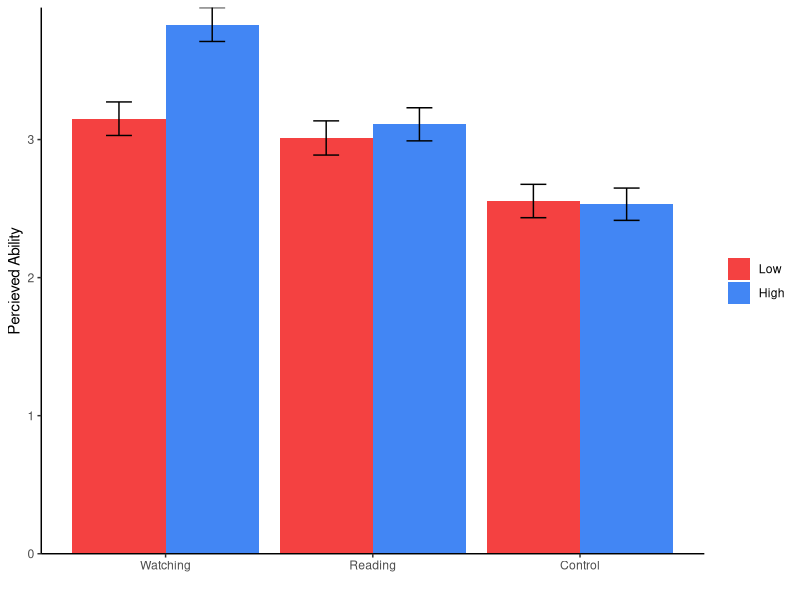
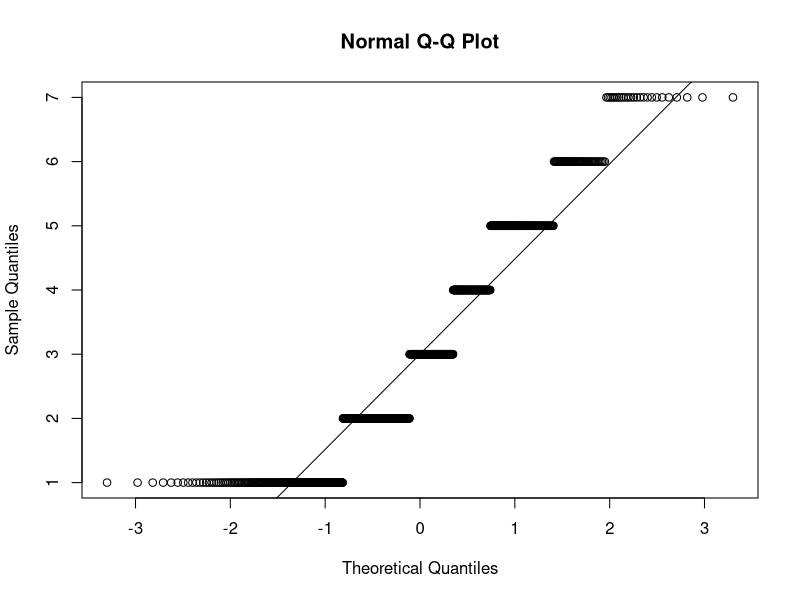

Source code (R) for these figures, in order:
## ---- chunk 1
setwd("/Users/rachel/Box\ Sync/R\ Coursework/Class13/")

Example.Data<-read.csv("Raw Data for R.csv")

Example.Data$Amount<-factor(Example.Data$AmtOfInfo,
                            levels = c(1,2),
                            labels = c("Low", "High"))

Example.Data$Type<-factor(Example.Data$TypeOfInfo,
                          levels = c(1,2,3),
                          labels = c("Watching", "Reading", "Control"))

Example.Data
## ---- chunk 2
library(dplyr)
Means.Table<-Example.Data %>%
  group_by(Amount,Type) %>%
  summarise(N=n(),
            Means=mean(Perceived_Ability),
            SS=sum((Perceived_Ability-Means)^2),
            SD=sd(Perceived_Ability),
            SEM=SD/N^.5)
knitr::kable(Means.Table, digits = 2) 
# Note remember knitr::kable makes it pretty, but you can just call `Means.Table`
## ---- chunk 3
library(ggplot2)

Plot.1<-ggplot(Means.Table, aes(x = Type, y = Means, group=Amount))+
  geom_col(aes(group=Amount, fill=Amount), position=position_dodge(width=0.9))+
  scale_y_continuous(expand = c(0, 0))+ # Forces plot to start at zero
  geom_errorbar(aes(ymax = Means + SEM, ymin= Means - SEM), 
                position=position_dodge(width=0.9), width=0.25)+ #dodge separates the columns into groups
  scale_fill_manual(values=c("#f44141","#4286f4"))+
  xlab('')+
  ylab('Percieved Ability')+
  theme_bw()+
  theme(panel.grid.major=element_blank(),
        panel.grid.minor=element_blank(),
        panel.border=element_blank(),
        axis.line=element_line(), #this makes the box outline open on top
        legend.title=element_blank())
Plot.1
## ---- chunk 4
library(car)
leveneTest(Perceived_Ability ~ Amount*Type, data = Example.Data) 
## ---- chunk 5
qqnorm(Example.Data$Perceived_Ability)
qqline(Example.Data$Perceived_Ability)
## ---- chunk 6
shapiro.test(Example.Data$Perceived_Ability)
## ---- chunk 7
library(afex)

Nice.JA.Table<-aov_car(Perceived_Ability~Amount*Type + Error(p_number), 
                  data=Example.Data)
Nice.JA.Table
